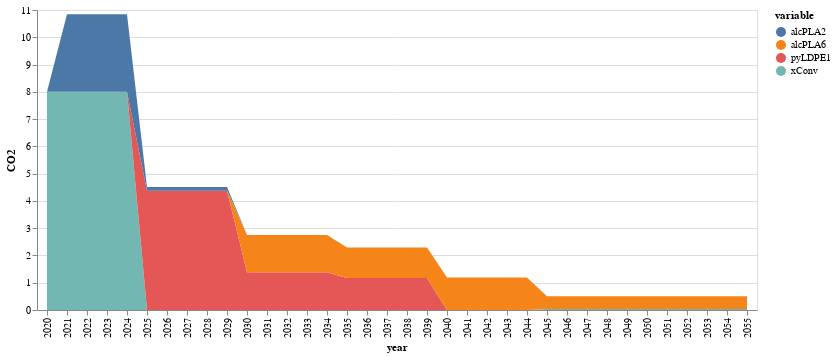

Notebook code cell kept with this figure:
### Code cell
#only for this result

function conventional(t)
    return initial[1,3]*(1-sum(JuMP.values.(xk)[k,t] for k in 1:nrow(compromise)))
end

function innovation(k1,t)
    return sum(JuMP.values.(xk)[k,t]*(co2fac[k,t]) for k=k1:k1)
end

conv=zeros(51)

conv[1]=initial[1,3]
inn_co2=zeros(nrow(compromise),51)

for k in 1:nrow(compromise)
    inn_co2[k,1]=0
end
j=0
for t in 2:51
    if 0 ≤ t ≤ 5
        j=1
    elseif 6 ≤ t ≤ 10
        j=2
    elseif 6 ≤ t ≤ 10
        j=3
    elseif 11 ≤ t ≤ 15
        j=4
    elseif 16 ≤ t ≤ 20
        j=5
    elseif 21 ≤ t ≤ 25
        j=6
    else
        j=7
    end
        
    conv[t]=conventional(j)
    for k in 1:nrow(compromise)
        inn_co2[k,t]=innovation(k,j)
    end
end
conv[1:5].=initial[1,3]

sNames = ["conv","inn1","inn2","inn3","inn4","inn5","inn6","inn7","inn8","inn9","inn10"]
xLabels = []
for i in 2020:2070
    push!(xLabels,string(i))
end

#df = DataFrame(year=xLabels, conv=conv, inn1=inn_co2[1,:],inn2=inn_co2[2,:],inn3=inn_co2[3,:],inn4=inn_co2[4,:],
#        inn5=inn_co2[5,:],inn6=inn_co2[6,:],inn7=inn_co2[7,:],inn8=inn_co2[8,:],inn9=inn_co2[9,:],inn10=inn_co2[10,:])
df = DataFrame(vcat(conv',inn_co2)',:auto)


df=df[1:36,:]

df=df[!, any.(>(0), eachcol(df))]
df[!,:year]=xLabels[1:36]
rename!(df,[:x1,:x93,:x218,:x222] .=> [:xConv,:pyLDPE1,:alcPLA2,:alcPLA6])


#rename!(df,[:conv,:inn5,:inn10] .=> [:Conventional,:LDPE_Pyrolysis,:PLA_Alcoholysis])

co2_inn=df |> stack |> @vlplot(:area, x=:year, y={:value, stack=:zero, title="CO2"}, color="variable:n",legend=:sNames) 

#save("./result-case-roadmap/co2-roadmap.svg", co2_inn)
co2_inn

### Figure 1 — Vega-Lite specification as saved in the notebook (floating-point values rounded to 4 significant figures; data arrays with more than 128 entries replaced by an {"elided": "..."} marker saying what was removed)
{"data": {"values": {"elided": "144 records"}}, "encoding": {"color": {"field": "variable", "type": "nominal"}, "x": {"field": "year"}, "y": {"field": "value", "stack": "zero", "title": "CO2", "type": "quantitative"}}, "legend": "sNames", "mark": "area"}
